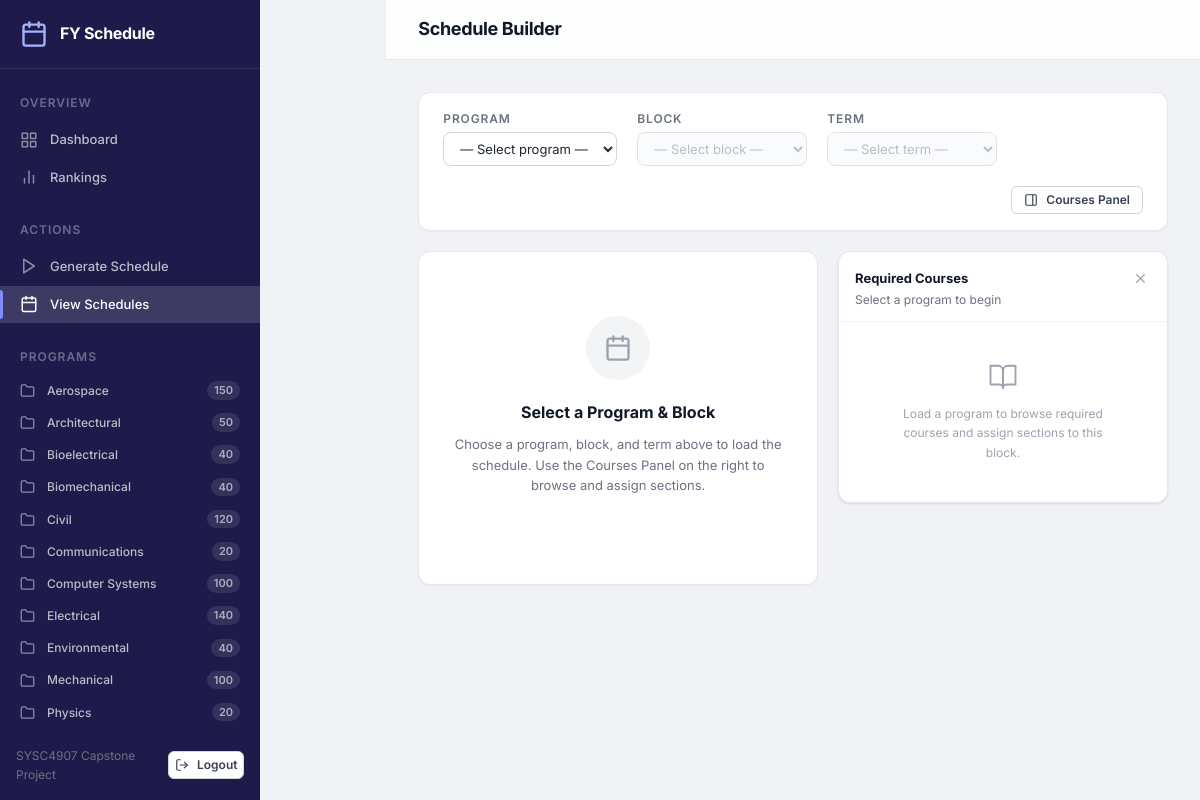
The app's page /schedules/ (signed in) with its own data.
### data_app/models.py (models this page shows)
class Program(models.Model):
    program_name = models.CharField(max_length=255)
    enrolled = models.IntegerField(null=True, blank=True)

### data_app/views.py (the view)
@ensure_csrf_cookie
@login_required
def schedules_page(request):
    ctx = _base_context(active_page="schedules")
    return render(request, "admin/schedules.html", ctx)

### data_app/views.py (called while the page is built)
def _base_context(active_page: str = "", active_program_id=None) -> dict:
    return {
        "sidebar_programs": Program.objects.all().order_by("program_name"),
        "active_page": active_page,
        "active_program_id": active_program_id,
    }

### data_app/templates/admin/schedules.html (shortened to what this page needs)
{% extends "base.html" %}
{% load static %}
{% block page_title %}Schedule Builder{% endblock %}
{% block content %}
<div class="card" style="margin-bottom:var(--space-5);">
    <div class="card-body" style="padding:var(--space-4) var(--space-6);">
        <div class="sb-filters">
            <div class="sb-filter-group">
                <label class="sb-label">Program</label>
                <select id="sel-program" class="sb-select" onchange="onProgramChange()">
                    <option value="">— Select program —</option>
                </select>
            </div>
            <div class="sb-filter-group">
                <label class="sb-label">Block</label>
                <select id="sel-block" class="sb-select" onchange="onBlockChange()" disabled>
                    <option value="">— Select block —</option>
                </select>
            </div>
            <div class="sb-filter-group">
                <label class="sb-label">Term</label>
                <select id="sel-term" class="sb-select" onchange="onTermChange()" disabled>
                    <option value="">— Select term —</option>
                </select>
            </div>
            <div style="margin-left:auto;display:flex;align-items:flex-end;">
                <button class="btn btn-ghost btn-sm" onclick="toggleCourseSidebar()" id="btn-toggle-panel">
                    <svg width="14" height="14" viewBox="0 0 24 24" fill="none" stroke="currentColor" stroke-width="2" stroke-linecap="round" stroke-linejoin="round"><rect x="3" y="3" width="18" height="18" rx="2"/><line x1="15" y1="3" x2="15" y2="21"/></svg>
                    Courses Panel
                </button>
            </div>
        </div>
    </div>
</div>
<div class="sb-workspace" id="sb-workspace">
    <div class="sb-main" id="sb-main">
        <div id="state-empty" class="card">
            <div class="empty-state">
                <div class="empty-state-icon">
                    <svg viewBox="0 0 24 24" fill="none" stroke="currentColor" stroke-width="2" stroke-linecap="round" stroke-linejoin="round"><rect x="3" y="4" width="18" height="18" rx="2"/><line x1="16" y1="2" x2="16" y2="6"/><line x1="8" y1="2" x2="8" y2="6"/><line x1="3" y1="10" x2="21" y2="10"/></svg>
                </div>
                <h3 class="empty-state-title">Select a Program &amp; Block</h3>
                <p class="empty-state-text">Choose a program, block, and term above to load the schedule. Use the Courses Panel on the right to browse and assign sections.</p>
            </div>
        </div>
    </div>
    <aside class="sb-sidebar" id="sb-sidebar">
        <div class="sb-sh">
            <div style="min-width:0;">
                <div class="sb-sh-title">Required Courses</div>
                <div class="sb-sh-sub" id="sb-sub">Select a program to begin</div>
            </div>
            <button class="sb-sh-close" onclick="toggleCourseSidebar()" title="Hide panel">
                <svg width="15" height="15" viewBox="0 0 24 24" fill="none" stroke="currentColor" stroke-width="2" stroke-linecap="round" stroke-linejoin="round"><line x1="18" y1="6" x2="6" y2="18"/><line x1="6" y1="6" x2="18" y2="18"/></svg>
            </button>
        </div>
        <div class="sb-body" id="sb-body">
            <div class="sb-empty">
                <svg width="30" height="30" viewBox="0 0 24 24" fill="none" stroke="currentColor" stroke-width="1.5" stroke-linecap="round" stroke-linejoin="round"><path d="M2 3h6a4 4 0 0 1 4 4v14a3 3 0 0 0-3-3H2z"/><path d="M22 3h-6a4 4 0 0 0-4 4v14a3 3 0 0 1 3-3h7z"/></svg>
                <p>Load a program to browse required courses and assign sections to this block.</p>
            </div>
        </div>
    </aside>
</div>
{% endblock %}

### data_app/templates/base.html (shortened to what this page needs)
{% load static %}
<!DOCTYPE html>
<html lang="en">
<head>
    <link rel="stylesheet" href="{% static 'css/styles.css' %}">
</head>
<body>
    <aside class="sidebar" id="sidebar">
        <div class="sidebar-header">
            <div class="logo">
                <span>FY Schedule</span>
            </div>
        </div>
        <nav class="sidebar-nav">
            <div class="nav-section">
                <span class="nav-section-title">Overview</span>
                <a href="{% url 'dashboard' %}" class="nav-link {% if active_page == 'dashboard' %}active{% endif %}">
                    <span>Dashboard</span>
                </a>
                <a href="{% url 'rankings' %}" class="nav-link {% if active_page == 'rankings' %}active{% endif %}">
                    <svg width="18" height="18" viewBox="0 0 24 24" fill="none" stroke="currentColor" stroke-width="2" stroke-linecap="round" stroke-linejoin="round">
                        <line x1="18" y1="20" x2="18" y2="10"></line>
                        <line x1="12" y1="20" x2="12" y2="4"></line>
                        <line x1="6" y1="20" x2="6" y2="14"></line>
                    </svg>
                    <span>Rankings</span>
                </a>
            </div>
            <div class="nav-section">
                <span class="nav-section-title">Actions</span>
                <a href="{% url 'generate' %}" class="nav-link {% if active_page == 'generate' %}active{% endif %}">
                    <svg width="18" height="18" viewBox="0 0 24 24" fill="none" stroke="currentColor" stroke-width="2" stroke-linecap="round" stroke-linejoin="round">
                        <polygon points="5 3 19 12 5 21 5 3"></polygon>
                    </svg>
                    <span>Generate Schedule</span>
                </a>
                <a href="{% url 'schedules' %}" class="nav-link {% if active_page == 'schedules' %}active{% endif %}">
                    <span>View Schedules</span>
                </a>
            </div>
            <div class="nav-section">
                <span class="nav-section-title">Programs</span>
                {% for program in sidebar_programs %}
                <a href="{% url 'program_detail' program.id %}" class="nav-link nav-link-sm {% if active_program_id == program.id %}active{% endif %}">
                    <svg width="16" height="16" viewBox="0 0 24 24" fill="none" stroke="currentColor" stroke-width="2" stroke-linecap="round" stroke-linejoin="round">
                        <path d="M22 19a2 2 0 0 1-2 2H4a2 2 0 0 1-2-2V5a2 2 0 0 1 2-2h5l2 3h9a2 2 0 0 1 2 2z"></path>
                    </svg>
                    <span>{{ program.program_name }}</span>
                    <span class="badge">{{ program.enrolled|default:"0" }}</span>
                </a>
                {% empty %}
                <span class="nav-empty">No programs loaded</span>
                {% endfor %}
            </div>
        </nav>
        <div class="sidebar-footer" style="display: flex; align-items: center; justify-content: space-between; padding: 1rem; border-top: 1px solid rgba(0,0,0,0.05);">
            <span class="sidebar-footer-text" style="font-size: 0.75rem; color: #6b7280;">SYSC4907 Capstone Project</span>
            <form method="post" action="{% url 'logout' %}" style="margin: 0;">
                <button type="submit" class="btn btn-ghost btn-sm" style="display: flex; align-items: center; gap: 0.5rem; padding: 0.25rem 0.5rem; font-size: 0.75rem; border: 1px solid #d1d5db; border-radius: 0.375rem; background: #fff; cursor: pointer;">
                    <svg width="14" height="14" viewBox="0 0 24 24" fill="none" stroke="currentColor" stroke-width="2" stroke-linecap="round" stroke-linejoin="round">
                        <path d="M9 21H5a2 2 0 0 1-2-2V5a2 2 0 0 1 2-2h4"></path>
                        <polyline points="16 17 21 12 16 7"></polyline>
                        <line x1="21" y1="12" x2="9" y2="12"></line>
                    </svg>
                    <span>Logout</span>
                </button>
            </form>
        </div>
    </aside>
    <div class="main-wrapper" id="main-wrapper">
        <header class="topbar">
            <div class="topbar-left">
                <h1 class="topbar-title">{% block page_title %}Dashboard{% endblock %}</h1>
            </div>
        </header>
        <main class="content">
            {% block content %}{% endblock %}
        </main>
    </div>
</body>
</html>

### data_app/templates/admin/schedules.html (style rules this page uses)
.sb-workspace { display: flex; gap: var(--space-5); align-items: flex-start; }
.sb-main { flex: 1; min-width: 0; display: flex; flex-direction: column; gap: var(--space-4); }
.sb-filters { display: flex; align-items: flex-end; gap: var(--space-5); flex-wrap: wrap; }
.sb-filter-group { display:flex; flex-direction:column; gap:4px; min-width:170px; }
.sb-label { font-size: var(--text-xs); font-weight: 600; color: var(--gray-500); text-transform: uppercase; letter-spacing: 0.07em; }
.sb-select { padding: 7px var(--space-3); border: 1px solid var(--gray-300); border-radius: var(--border-radius); background: var(--bg-surface); color: var(--gray-800); font-size: var(--text-sm); font-family: inherit; cursor: pointer; transition: border-color var(--transition-fast), box-shadow var(--transition-fast); }
.sb-select:disabled { background:var(--gray-50); color:var(--gray-400); cursor:not-allowed; }
.sb-sidebar { display: grid; grid-template-columns: 52px repeat(5, 1fr); width: 330px; flex-shrink: 0; background: var(--bg-surface); border: 1px solid var(--gray-200); border-radius: var(--border-radius-lg); box-shadow: var(--shadow-sm); display: flex; flex-direction: column; max-height: calc(100vh - 300px); position: sticky; top: 72px; overflow-y: auto; scrollbar-width: thin; scrollbar-color: var(--gray-300) transparent; transition: width 0.22s cubic-bezier(0.4,0,0.2,1), opacity 0.18s ease, transform 0.22s cubic-bezier(0.4,0,0.2,1); }
.sb-sh { display:flex; align-items:flex-start; justify-content:space-between; padding: var(--space-4) var(--space-4) var(--space-3); border-bottom: 1px solid var(--gray-100); flex-shrink:0; gap:var(--space-2); }
.sb-sh-title { font-size:var(--text-sm); font-weight:700; color:var(--gray-900); }
.sb-sh-sub { font-size:var(--text-xs); color:var(--gray-500); margin-top:1px; white-space:nowrap; overflow:hidden; text-overflow:ellipsis; }
.sb-sh-close { color:var(--gray-400); padding:3px; border-radius:var(--border-radius-sm); border:none; background:none; cursor:pointer; transition:all var(--transition-fast); flex-shrink:0; line-height:0; }
.sb-body { flex:1; overflow-y:auto; scrollbar-width:thin; scrollbar-color:var(--gray-300) transparent; }
.sb-empty { display:flex; flex-direction:column; align-items:center; justify-content:center; padding: var(--space-10) var(--space-6); color:var(--gray-400); gap:var(--space-3); text-align:center; }
.sb-empty p { font-size:var(--text-xs); max-width:210px; line-height:1.6; }

### records on screen
Program: program_name "Aerospace", enrolled "150"
Program: program_name "Architectural", enrolled "50"
Program: program_name "Bioelectrical", enrolled "40"
Program: program_name "Biomechanical", enrolled "40"
Program: program_name "Civil", enrolled "120"
Program: program_name "Communications", enrolled "20"
Program: program_name "Computer Systems", enrolled "100"
Program: program_name "Electrical", enrolled "140"
Program: program_name "Environmental", enrolled "40"
Program: program_name "Mechanical", enrolled "100"
Program: program_name "Physics", enrolled "20"
